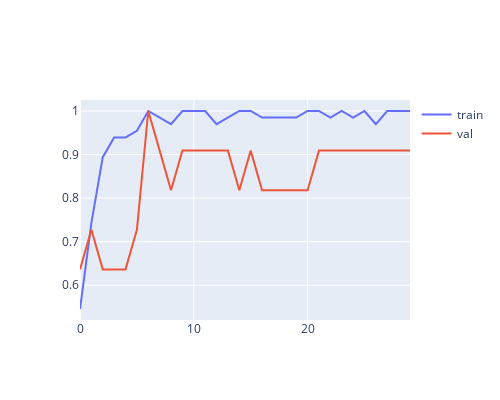

This figure's notebook cell:
### Code cell
fig = go.Figure()
epochs = []
for i in range(len(history.history['acc'])):
    epochs.append(i)
fig.add_trace(go.Scatter(x=epochs,y=history.history['acc'], mode='lines',name='train'))
fig.add_trace(go.Scatter(x=epochs,y=history.history['val_acc'], mode='lines',name='val'))
fig.update_layout({
        'width': 500, 
        'height': 400

})
fig.show()

### Figure 1 — Plotly figure (JSON) as saved in the notebook; plotly's stock layout.template omitted (floating-point values rounded to 4 significant figures)
{"data": [{"mode": "lines", "name": "train", "type": "scatter", "x": [0, 1, 2, 3, 4, 5, 6, 7, 8, 9, 10, 11, 12, 13, 14, 15, 16, 17, 18, 19, 20, 21, 22, 23, 24, 25, 26, 27, 28, 29], "y": [0.5455, 0.7424, 0.8939, 0.9394, 0.9394, 0.9545, 1, 0.9848, 0.9697, 1, 1, 1, 0.9697, 0.9848, 1, 1, 0.9848, 0.9848, 0.9848, 0.9848, 1, 1, 0.9848, 1, 0.9848, 1, 0.9697, 1, 1, 1]}, {"mode": "lines", "name": "val", "type": "scatter", "x": [0, 1, 2, 3, 4, 5, 6, 7, 8, 9, 10, 11, 12, 13, 14, 15, 16, 17, 18, 19, 20, 21, 22, 23, 24, 25, 26, 27, 28, 29], "y": [0.6364, 0.7273, 0.6364, 0.6364, 0.6364, 0.7273, 1, 0.9091, 0.8182, 0.9091, 0.9091, 0.9091, 0.9091, 0.9091, 0.8182, 0.9091, 0.8182, 0.8182, 0.8182, 0.8182, 0.8182, 0.9091, 0.9091, 0.9091, 0.9091, 0.9091, 0.9091, 0.9091, 0.9091, 0.9091]}], "layout": {"height": 400, "width": 500}}
